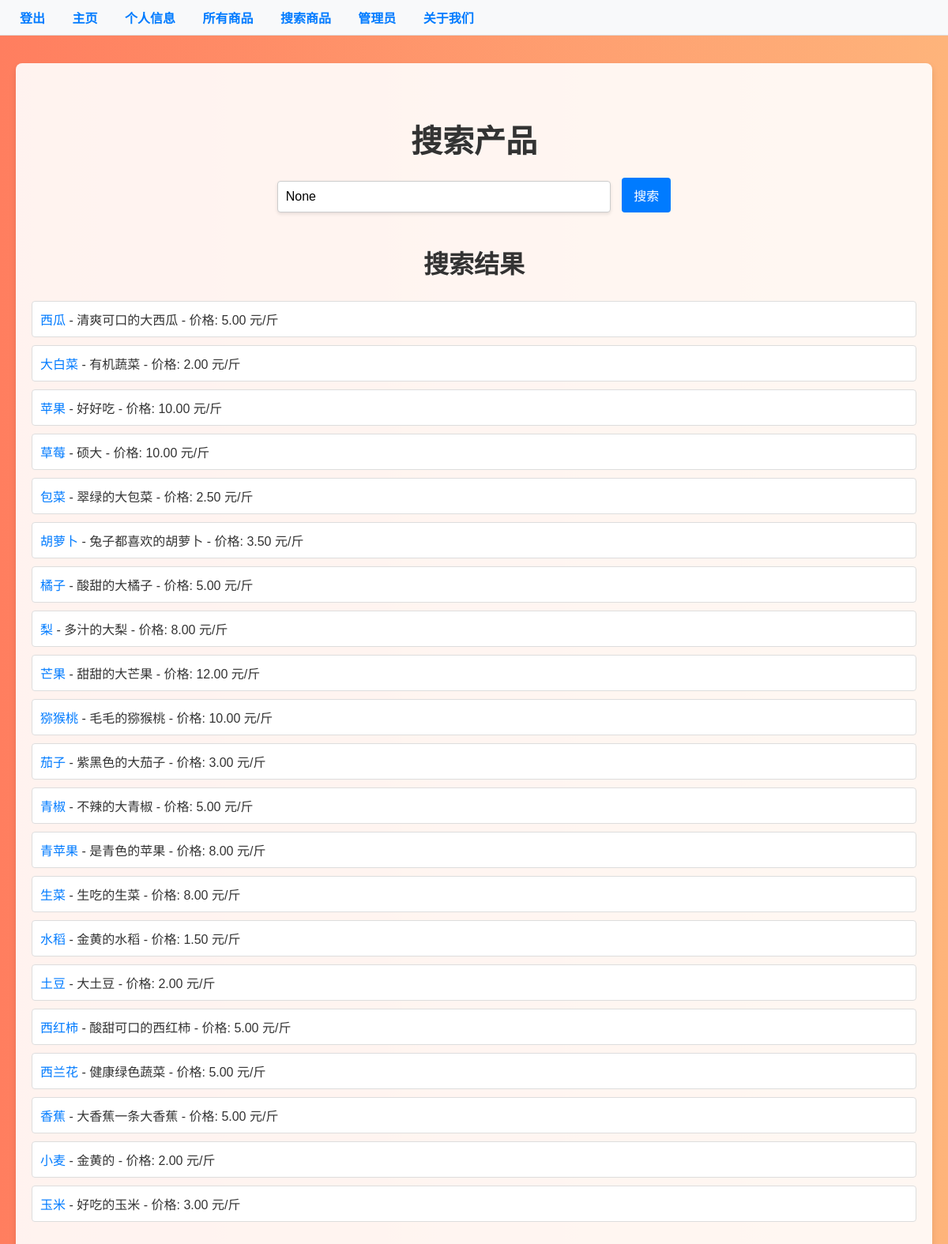
The app's page /products/search/ with its own data.
### myapp/models.py (models this page shows, shortened)
class AgriculturalProduct(models.Model):
    name = models.CharField(max_length=200)
    description = models.TextField()
    image = models.ImageField(upload_to='products/', blank=True, null=True)  # 使用 ImageField
    price = models.DecimalField(max_digits=5, decimal_places=2)
    category = models.ForeignKey(Category, on_delete=models.CASCADE, blank=True, null=True)
    click_count = models.IntegerField(default=0)

### myapp/views.py (the view)
# urls.py: path('products/search/', views.product_search, name='product_search'),
def product_search(request):
    query = request.GET.get('q')  # 获取搜索查询
    products = AgriculturalProduct.objects.all()  # 获取所有产品
    if query:
        products = products.filter(name__icontains=query)  # 根据名称过滤产品
    return render(request, 'products/product_search.html', {'products': products, 'query': query})

### myapp/templates/products/product_search.html (shortened to what this page needs)
<!DOCTYPE html>
<html lang="zh">
<head>
</head>
<body>
    <nav>
        <a href="/">登出</a>
        <a href="{% url 'recommendation' %}">主页</a>
        <a href="{% url 'profile' %}">个人信息</a>
        <a href="{% url 'product_list' %}">所有商品</a>
        <a href="{% url 'product_search' %}">搜索商品</a>
        <a href="{% url 'admin:index' %}">管理员</a>
        <a href="{% url 'about' %}">关于我们</a>
    </nav>
    <div class="container">
        <h1>搜索产品</h1>
        <div class="search-container">
            <form method="GET" action="{% url 'product_search' %}">
                <input type="text" id="search" name="q" placeholder="输入产品名称..." value="{{ query }}">
                <button type="submit">搜索</button>
            </form>
        </div>
        <h2>搜索结果</h2>
        {% if products %}
            <ul>
                {% for product in products %}
                    <li>
                        <a href="{% url 'product_detail' product.id %}">{{ product.name }}</a>
                        - {{ product.description }} - 价格: {{ product.price }} 元/斤
                    </li>
                {% endfor %}
            </ul>
        {% else %}
            <p>没有找到相关产品。</p>
        {% endif %}
    </div>
</body>
</html>

### myapp/templates/products/product_search.html (style rules this page uses)
body { font-family: 'Arial', sans-serif; background: linear-gradient(to right, #ff7e5f, #feb47b); margin: 0; padding: 20px; color: #333; }
nav { position: fixed; top: 0; left: 0; width: 100%; background-color: #f8f9fa; padding: 10px; border-bottom: 1px solid #e0e0e0; z-index: 1000; }
nav a { margin: 0 15px; text-decoration: none; color: #007bff; font-weight: bold; }
.container { background-color: rgba(255, 255, 255, 0.9); padding: 40px 20px; border-radius: 8px; box-shadow: 0 4px 8px rgba(0, 0, 0, 0.1); margin-top: 60px; text-align: center; }
h1 { font-size: 2.5em; margin-bottom: 20px; }
.search-container { display: flex; justify-content: center; margin-bottom: 20px; position: relative; }
input[type="text"] { width: 400px; padding: 10px; border: 1px solid #ccc; border-radius: 4px; box-shadow: 0 2px 4px rgba(0, 0, 0, 0.1); font-size: 16px; transition: border-color 0.3s; }
button { padding: 10px 15px; border: none; border-radius: 4px; background-color: #007bff; color: white; font-size: 16px; cursor: pointer; transition: background-color 0.3s; margin-left: 10px; }
h2 { margin-top: 40px; color: #333; font-size: 2em; }
ul { list-style-type: none; padding: 0; text-align: left; }
li { padding: 10px; background-color: #fff; border: 1px solid #ddd; border-radius: 4px; margin-bottom: 10px; transition: box-shadow 0.3s; }
a { text-decoration: none; color: #007bff; }

### records on screen
AgriculturalProduct: name "西瓜", description "清爽可口的大西瓜", price "5.00"
AgriculturalProduct: name "大白菜", description "有机蔬菜", price "2.00"
AgriculturalProduct: name "苹果", description "好好吃", price "10.00"
AgriculturalProduct: name "草莓", description "硕大", price "10.00"
AgriculturalProduct: name "包菜", description "翠绿的大包菜", price "2.50"
AgriculturalProduct: name "胡萝卜", description "兔子都喜欢的胡萝卜", price "3.50"
AgriculturalProduct: name "橘子", description "酸甜的大橘子", price "5.00"
AgriculturalProduct: name "梨", description "多汁的大梨", price "8.00"
AgriculturalProduct: name "芒果", description "甜甜的大芒果", price "12.00"
AgriculturalProduct: name "猕猴桃", description "毛毛的猕猴桃", price "10.00"
AgriculturalProduct: name "茄子", description "紫黑色的大茄子", price "3.00"
AgriculturalProduct: name "青椒", description "不辣的大青椒", price "5.00"
AgriculturalProduct: name "青苹果", description "是青色的苹果", price "8.00"
AgriculturalProduct: name "生菜", description "生吃的生菜", price "8.00"
AgriculturalProduct: name "水稻", description "金黄的水稻", price "1.50"
AgriculturalProduct: name "土豆", description "大土豆", price "2.00"
AgriculturalProduct: name "西红柿", description "酸甜可口的西红柿", price "5.00"
AgriculturalProduct: name "西兰花", description "健康绿色蔬菜", price "5.00"
AgriculturalProduct: name "香蕉", description "大香蕉一条大香蕉", price "5.00"
AgriculturalProduct: name "小麦", description "金黄的", price "2.00"
AgriculturalProduct: name "玉米", description "好吃的玉米", price "3.00"
